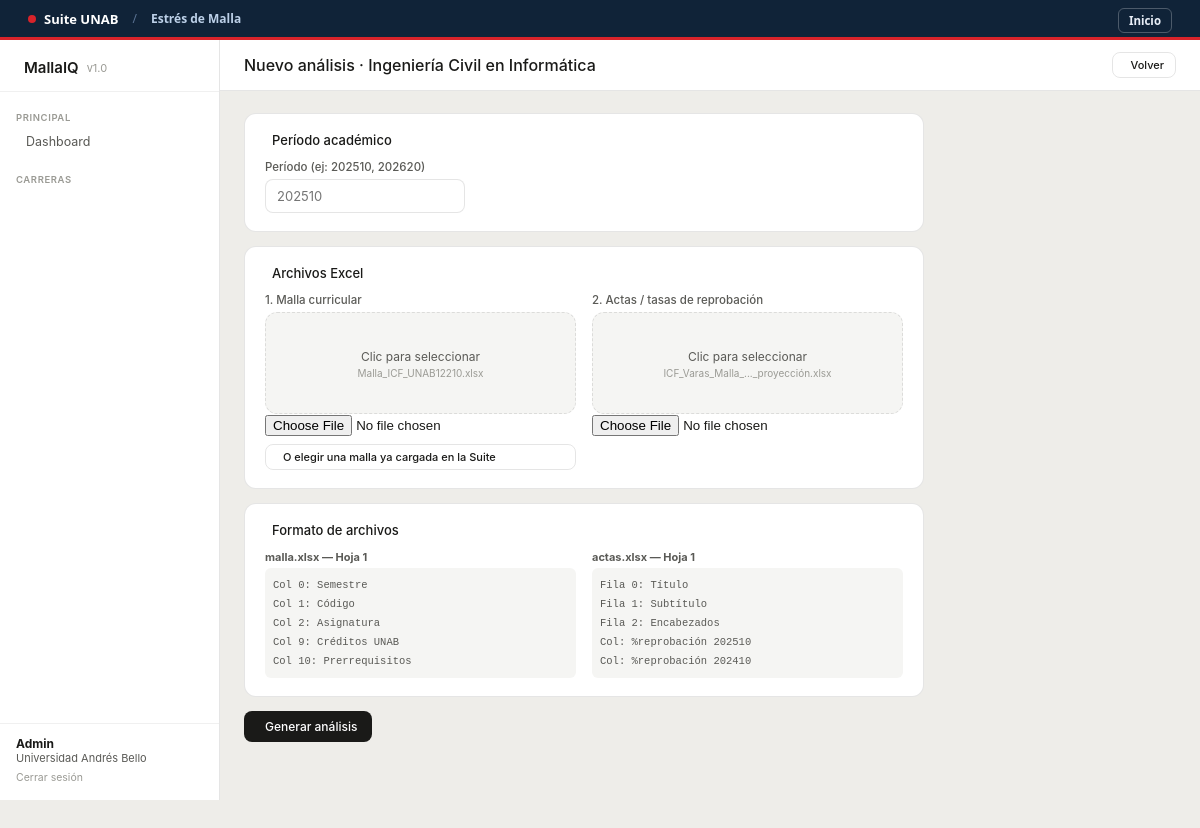
/carrera/1/subir/ (signed in), run on the app's committed database.
### accounts/models.py (models this page shows, shortened)
class User(AbstractUser):
    class Rol(models.TextChoices):
        ADMIN     = "admin",     "Administrador SaaS"
        ORG_ADMIN = "org_admin", "Admin de Institución"
        DOCENTE   = "docente",   "Jefe de Carrera / Docente"
        VIEWER    = "viewer",    "Solo Lectura"
    organization = models.ForeignKey(
        Organization, on_delete=models.SET_NULL,
        null=True, blank=True, related_name="users"
    )
    rol = models.CharField(
        max_length=20, choices=Rol.choices, default=Rol.VIEWER
    )
    class Meta:
        verbose_name        = "Usuario"
        verbose_name_plural = "Usuarios"
    @property
    def puede_subir(self):
        return self.rol in (self.Rol.ADMIN, self.Rol.ORG_ADMIN, self.Rol.DOCENTE)
    @property
    def es_admin_saas(self):
        return self.rol == self.Rol.ADMIN or self.is_superuser

class Organization(models.Model):
    nombre    = models.CharField(max_length=200)
    slug      = models.SlugField(unique=True, help_text="Identificador URL, ej: unab")
    logo      = models.ImageField(upload_to="logos/", blank=True, null=True)
    activa    = models.BooleanField(default=True)
    creada_en = models.DateTimeField(auto_now_add=True)
    class Meta:
        verbose_name        = "Organización"
        verbose_name_plural = "Organizaciones"
        ordering            = ["nombre"]

### malla/models.py (models this page shows, shortened)
class Carrera(models.Model):
    organization  = models.ForeignKey(Organization, on_delete=models.CASCADE,
                                      related_name="carreras")
    nombre        = models.CharField(max_length=200)
    codigo        = models.CharField(max_length=20)
    campus        = models.CharField(max_length=100, blank=True)
    n_semestres   = models.PositiveSmallIntegerField(default=10)
    activa        = models.BooleanField(default=True)
    creada_en     = models.DateTimeField(auto_now_add=True)
    actualizada_en = models.DateTimeField(auto_now=True)
    umbral_verde    = models.PositiveSmallIntegerField(default=85)
    umbral_amarillo = models.PositiveSmallIntegerField(default=70)
    umbral_naranjo  = models.PositiveSmallIntegerField(default=55)
    class Meta:
        verbose_name        = "Carrera"
        verbose_name_plural = "Carreras"
        unique_together     = [("organization", "codigo")]
        ordering            = ["organization", "nombre"]

### malla/views.py (the view, shortened to what this page needs)
# urls.py: path("carrera/<int:carrera_pk>/subir/",views.subir_excel,    name="subir_excel"),
@login_required
@org_required
def subir_excel(request, carrera_pk):
    org     = request.user.organization
    carrera = get_object_or_404(Carrera, pk=carrera_pk, organization=org)
    if not request.user.puede_subir:
        messages.error(request, "No tienes permisos para subir archivos.")
        return redirect("malla:carrera_detail", pk=carrera_pk)
    return render(request, "malla/subir.html", {"carrera": carrera})

### malla/views.py (called while the page is built)
def org_required(view_func):
    from functools import wraps
    @wraps(view_func)
    def wrapper(request, *args, **kwargs):
        if not request.user.organization:
            messages.error(request, "Tu cuenta no está asociada a ninguna institución.")
            return redirect("accounts:login")
        if not request.user.organization.activa:
            return render(request, "malla/inactiva.html", status=403)
        return view_func(request, *args, **kwargs)
    return wrapper

### templates/malla/subir.html (shortened to what this page needs)
{% extends "base.html" %}
{% block page_title %}Nuevo análisis · {{ carrera.nombre }}{% endblock %}
{% block extra_head %}
<link rel="stylesheet" href="/static/malla-picker.css">
{% endblock %}
{% block topbar_actions %}
<a href="{% url 'malla:carrera_detail' carrera.pk %}" class="btn btn-secondary btn-sm">
   Volver
</a>
{% endblock %}
{% block content %}
<div style="max-width:680px">
  <form method="POST" enctype="multipart/form-data" id="uploadForm">
    <div class="card">
      <div class="card-title"> Período académico</div>
      <div class="form-group" style="margin:0">
        <label class="form-label">Período (ej: 202510, 202620)</label>
        <input type="text" name="periodo" class="form-input"
               placeholder="202510" maxlength="10" required
               style="max-width:200px">
      </div>
    </div>
    <div class="card">
      <div class="card-title"> Archivos Excel</div>
      <div class="g2">
        <div class="form-group" style="margin:0">
          <label class="form-label">1. Malla curricular</label>
          <div class="upload-zone" id="zona-malla"
               onclick="document.getElementById('id_malla').click()">
            <p>Clic para seleccionar</p>
            <p style="font-size:10px;margin-top:3px;color:var(--t3)">
              Malla_ICF_UNAB12210.xlsx
            </p>
          </div>
          <input type="file" id="id_malla" name="archivo_malla" accept=".xlsx,.xls"
                 onchange="mostrarNombre(this,'nombre-malla','zona-malla'); limpiarMallaCatalogo();">
          <button type="button" id="btnMallaExistente" class="btn btn-secondary btn-sm" style="margin-top:8px;width:100%">
             O elegir una malla ya cargada en la Suite
          </button>
        </div>
        <div class="form-group" style="margin:0">
          <label class="form-label">2. Actas / tasas de reprobación</label>
          <div class="upload-zone" id="zona-actas"
               onclick="document.getElementById('id_actas').click()">
            <p>Clic para seleccionar</p>
            <p style="font-size:10px;margin-top:3px;color:var(--t3)">
              ICF_Varas_Malla_..._proyección.xlsx
            </p>
          </div>
          <input type="file" id="id_actas" name="archivo_actas"
                 accept=".xlsx,.xls" required
                 onchange="mostrarNombre(this,'nombre-actas','zona-actas')">
        </div>
      </div>
    </div>
    <div class="card">
      <div class="card-title"> Formato de archivos</div>
      <div class="g2" style="font-size:11px;color:var(--t2)">
        <div>
          <strong style="display:block;margin-bottom:4px">malla.xlsx — Hoja 1</strong>
          <code style="display:block;background:var(--bg2);padding:8px;border-radius:6px;line-height:1.8;font-size:10.5px">
            Col 0: Semestre<br>
            Col 1: Código<br>
            Col 2: Asignatura<br>
            Col 9: Créditos UNAB<br>
            Col 10: Prerrequisitos
          </code>
        </div>
        <div>
          <strong style="display:block;margin-bottom:4px">actas.xlsx — Hoja 1</strong>
          <code style="display:block;background:var(--bg2);padding:8px;border-radius:6px;line-height:1.8;font-size:10.5px">
            Fila 0: Título<br>
            Fila 1: Subtítulo<br>
            Fila 2: Encabezados<br>
            Col: %reprobación 202510<br>
            Col: %reprobación 202410
          </code>
        </div>
      </div>
    </div>
    <div style="display:flex;gap:10px;align-items:center">
      <button type="submit" class="btn btn-primary" id="btnSubmit">
         Generar análisis
      </button>
    </div>
  </form>
</div>
{% endblock %}

### templates/base.html (shortened to what this page needs)
<!DOCTYPE html>
<html lang="es">
<head>
<link rel="stylesheet" href="https://cdn.jsdelivr.net/npm/@tabler/icons-webfont@3.31.0/dist/tabler-icons.min.css">
{% block extra_head %}{% endblock %}
</head>
<body>
<div id="suite-bar">
  <div class="suite-bar-left">
    <a class="suite-bar-brand" href="http://localhost:8791/index.html"><span class="dot"></span>Suite UNAB</a>
    <span class="suite-bar-sep">/</span>
    <span class="suite-bar-app">Estrés de Malla</span>
  </div>
  <div class="suite-bar-right">
    <a class="suite-bar-link" href="http://localhost:8791/index.html">Inicio</a>
  </div>
</div>
<aside class="sidebar">
  <div class="sidebar-logo">
    MallaIQ
    <span>v1.0</span>
  </div>
  <nav class="sidebar-nav">
    <div class="nav-label">Principal</div>
    <a href="{% url 'malla:dashboard' %}"
       class="nav-item {% if request.resolver_match.url_name == 'dashboard' %}active{% endif %}">
       Dashboard
    </a>
    {% if request.user.organization %}
    <div class="nav-label" style="margin-top:8px">Carreras</div>
    {% endif %}
  </nav>
  <div class="sidebar-footer">
    <strong>{{ request.user.get_full_name|default:request.user.username }}</strong>
    {{ request.user.organization.nombre|default:"Sin organización" }}<br>
    <a href="{% url 'accounts:logout' %}" style="color:var(--t3);font-size:10.5px;
       text-decoration:none;margin-top:4px;display:inline-block">
       Cerrar sesión
    </a>
  </div>
</aside>
<div class="content">
  <div class="topbar">
    <h1>{% block page_title %}{% endblock %}</h1>
    <div class="topbar-actions">
      {% block topbar_actions %}{% endblock %}
    </div>
  </div>
  <div class="page-body">
    {% block content %}{% endblock %}
  </div>
</div>
</body>
</html>

### templates/base.html (style rules this page uses)
*, *::before, *::after { box-sizing: border-box; margin: 0; padding: 0; }
:root { --bg: #ffffff; --bg2: #f5f5f3; --bg3: #eeede9; --t1: #1a1a18; --t2: #5a5a56; --t3: #9a9a94; --b2: rgba(0,0,0,.10); --b3: rgba(0,0,0,.06); --accent: #1a5fa5; --accent-bg: #e6f0fb; --danger: #c0392b; --danger-bg: #fdecea; --success: #2a9d5c; --success-bg: #e6f4ec; --warn: #f4a922; --warn-bg: #fef7e6; --r: 8px; --rl: 12px; --sidebar-w: 220px; }
body { font-family: -apple-system, BlinkMacSystemFont, 'Segoe UI', sans-serif; background: var(--bg3); color: var(--t1); min-height: 100vh; display: flex; }
.sidebar { width: var(--sidebar-w); min-height: calc(100vh - 40px); background: var(--bg); border-right: .5px solid var(--b2); display: flex; flex-direction: column; position: fixed; top: 40px; left: 0; z-index: 50; }
#suite-bar { position:fixed; top:0; left:0; right:0; z-index:9999; height:40px; display:flex; align-items:center; justify-content:space-between; padding:0 clamp(14px,3vw,28px); background:#102338; border-bottom:3px solid #d8232a; font-family:"Segoe UI",system-ui,-apple-system,Roboto,Helvetica,Arial,sans-serif; color:#fff; }
#suite-bar .suite-bar-left { display:flex; align-items:center; gap:14px }
#suite-bar .suite-bar-brand { display:flex; align-items:center; gap:8px; font-weight:700; font-size:13px; color:#fff; text-decoration:none }
#suite-bar .suite-bar-brand .dot { width:8px; height:8px; border-radius:50%; background:#d8232a; display:inline-block }
#suite-bar .suite-bar-sep { color:#5b7495; font-size:12px }
#suite-bar .suite-bar-app { font-size:12px; color:#bcd0e8; font-weight:600 }
#suite-bar a.suite-bar-link { font-size:11.5px; font-weight:600; color:#e8eef7; text-decoration:none; padding:4px 10px; border-radius:6px; border:1px solid rgba(255,255,255,.25); }
body { padding-top:40px }
.sidebar-logo { padding: 18px 16px 14px; border-bottom: .5px solid var(--b3); font-size: 15px; font-weight: 600; color: var(--t1); display: flex; align-items: center; gap: 8px; }
.sidebar-logo span { font-size: 11px; color: var(--t3); font-weight: 400; }
.sidebar-nav { flex: 1; padding: 10px 8px; }
.nav-label { font-size: 9.5px; font-weight: 600; text-transform: uppercase; letter-spacing: .6px; color: var(--t3); padding: 10px 8px 4px; }
.nav-item { display: flex; align-items: center; gap: 8px; font-size: 12.5px; color: var(--t2); padding: 7px 10px; border-radius: var(--r); text-decoration: none; margin-bottom: 1px; transition: all .1s; }
.sidebar-footer { padding: 12px 16px 16px; border-top: .5px solid var(--b3); font-size: 11px; color: var(--t2); }
.sidebar-footer strong { display: block; font-size: 12px; color: var(--t1); }
.content { margin-left: var(--sidebar-w); flex: 1; min-height: 100vh; }
.topbar { background: var(--bg); border-bottom: .5px solid var(--b2); padding: 12px 24px; display: flex; align-items: center; justify-content: space-between; }
.topbar h1 { font-size: 16px; font-weight: 500; }
.topbar-actions { display: flex; gap: 8px; align-items: center; }
.page-body { padding: 22px 24px 40px; }
.card { background: var(--bg); border: .5px solid var(--b2); border-radius: var(--rl); padding: 18px 20px; margin-bottom: 14px; }
.card-title { font-size: 13px; font-weight: 500; margin-bottom: 12px; display: flex; align-items: center; gap: 7px; }
.btn { display: inline-flex; align-items: center; gap: 6px; font-size: 12px; font-weight: 500; padding: 7px 14px; border-radius: var(--r); cursor: pointer; border: .5px solid var(--b2); text-decoration: none; font-family: inherit; transition: all .1s; }
.btn-primary { background: var(--t1); color: var(--bg); border-color: transparent; }
.btn-secondary { background: transparent; color: var(--t1); }
.btn-sm { font-size: 11px; padding: 5px 11px; }
.upload-zone { border: 1.5px dashed var(--b2); border-radius: var(--rl); padding: 28px 20px; text-align: center; cursor: pointer; transition: border-color .12s, background .12s; background: var(--bg2); }
.upload-zone p { font-size: 12px; color: var(--t2); }
.form-group { margin-bottom: 16px; }
.form-label { font-size: 11.5px; font-weight: 500; color: var(--t2); display: block; margin-bottom: 5px; }
.form-input { width: 100%; padding: 8px 11px; border: .5px solid var(--b2); border-radius: var(--r); font-size: 13px; font-family: inherit; background: var(--bg); color: var(--t1); transition: border-color .1s; }
.g2 { display: grid; grid-template-columns: 1fr 1fr; gap: 16px; }

### data on the page
User: user.get_full_name "Admin", user.organization.nombre "Universidad Andrés Bello"
Carrera: nombre "Ingeniería Civil en Informática"
